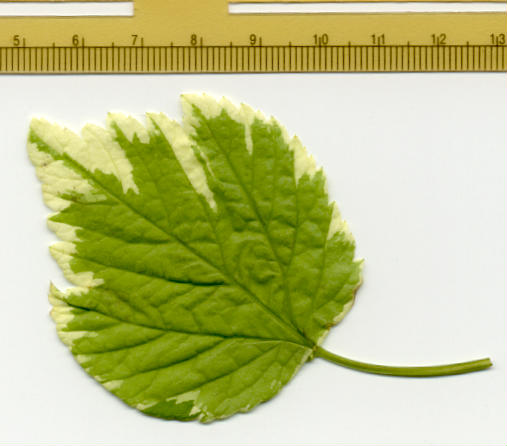
#> input picture quiz_3/leaf.jpeg, 507 x 446 px, found by its file name
$ python quiz_3_image_processsing.py
#> lines starting #> are read from the running program, lines starting #| are printed output that depends on the picture; after the words box and inside, x2 and y2 are one past the last pixel; in counts of white or black regions, pixels touching at a corner belong together
# 1) imports
import numpy as np
import matplotlib.pyplot as plt
import skimage.io
import skimage.color

# 2) Load image
image = skimage.io.imread("https://imagej.net/images/leaf.jpeg")
#> image is the input picture: shape (446, 507, 3); mean R, G, B 190.9, 194.9, 136

# 3) Display image
plt.imshow(image)
plt.show()

# 4) Convert to grayscale
gray = skimage.color.rgb2gray(image)  #
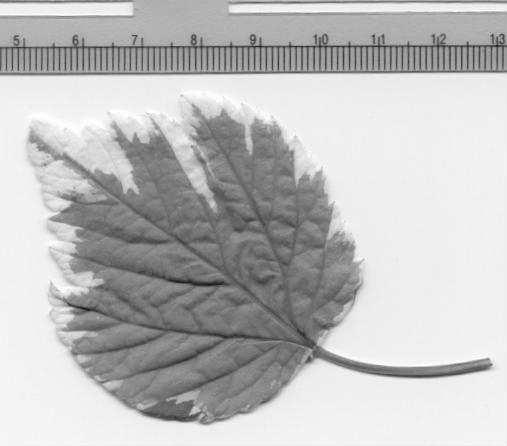
#> gray: shape (446, 507) float64; min 0.0753, max 1, mean 0.744

# 5) Display gray image
plt.imshow(gray, cmap="gray")
plt.show()

# 6) Apply threshold
gray_255 = gray * 255  # stretch 0.0 - 0.1 float values to 0.0 - 255.0 scale
gray_255 = gray_255.astype(np.uint8)  # convert from float to int


binary = gray_255 > 120
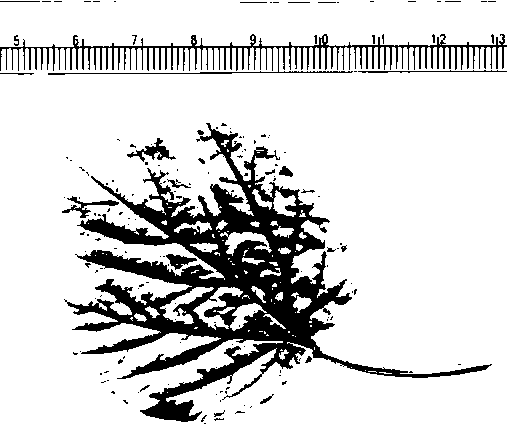
#> binary: shape (446, 507) bool; 84.4% white; 165 black regions (140 under 20 px), largest, box (x1, y1, x2, y2) and area: (64, 123, 492, 422) 27921, (0, 34, 507, 75) 4870, (127, 138, 176, 162) 367
binary = binary.astype(np.uint8)  # converts true and false into 1 and 0

# 7) Display binary threshold image
plt.imshow(binary, cmap="gray")
plt.show()

# 8) Count how many bright pixels (value = 1) in image
bright_pixels_sum = np.sum(binary == 1)
#> bright_pixels_sum = 190913

# 9) Print pixel count
print(bright_pixels_sum)
#| 190913
